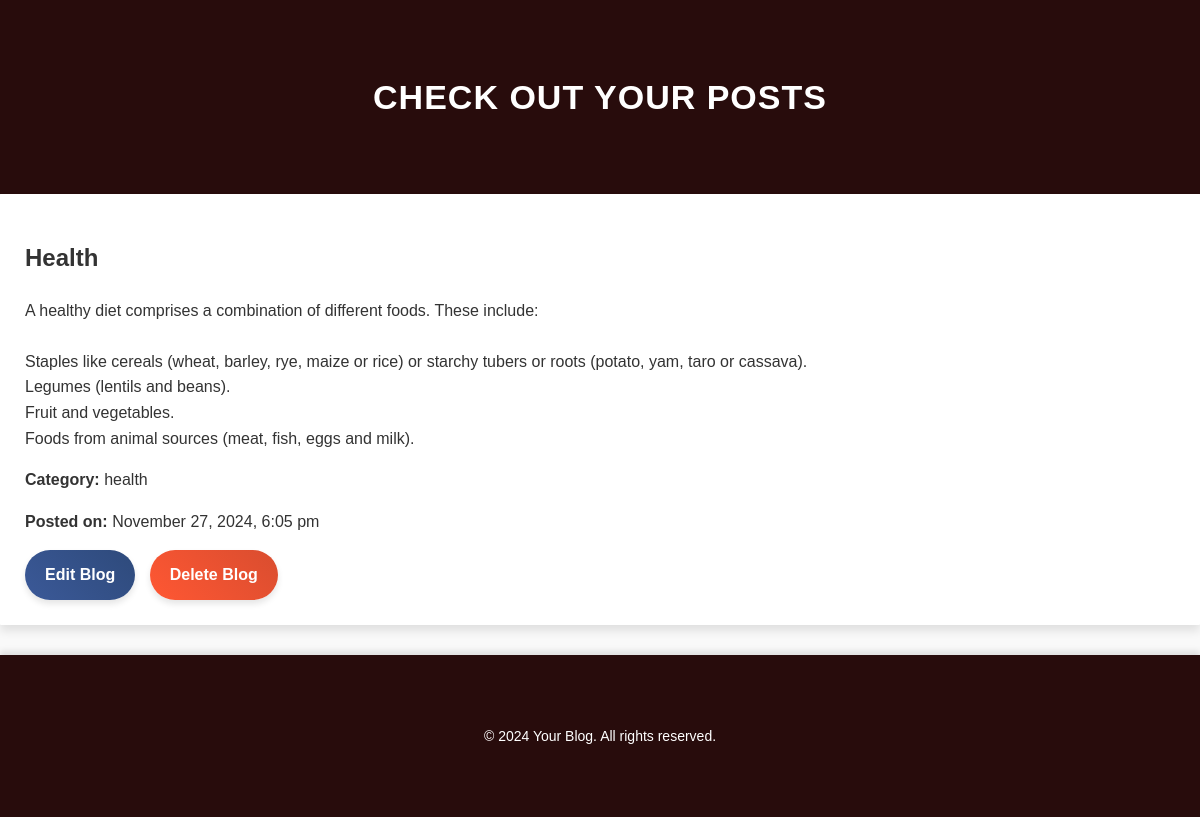
Screenshot of /php/view.php?id=29 (signed in) with the database file from the repository.
### tables this page shows
CREATE TABLE `blogs` (
  `id` int(11) NOT NULL,
  `title` varchar(255) NOT NULL,
  `content` text NOT NULL,
  `image` varchar(255) DEFAULT NULL,
  `author_id` int(11) NOT NULL,
  `created_at` timestamp NOT NULL DEFAULT current_timestamp(),
  `category` varchar(50) NOT NULL
);

### php/view.php (the view, shortened to what this page needs)
<?php
include('connect.php');
if (isset($_GET['id'])) {
    $id = $_GET['id'];
    $sql = "SELECT * FROM blogs WHERE id = ?";
    $stmt = $conn->prepare($sql);
    $stmt->bind_param("i", $id);
    $stmt->execute();
    $result = $stmt->get_result();
    $blog = $result->fetch_assoc();
} else {
    echo "Invalid blog ID.";
    exit();
}
?>
<link rel="stylesheet" href="../assets/css/view.css">
<header class="page-header">
    <div class="container">
        <h1>Check Out Your Posts</h1>
    </div>
</header>
<main class="dashboard-main">
    <div class="blog-content">
        <h2><?php echo htmlspecialchars($blog['title']); ?></h2>
        <p><?php echo nl2br(htmlspecialchars($blog['content'])); ?></p>
        <p><strong>Category:</strong> <?php echo htmlspecialchars($blog['category']); ?></p>
        <p><strong>Posted on:</strong> <?php echo date("F j, Y, g:i a", strtotime($blog['created_at'])); ?></p>
        <div class="blog-actions">
            <a href="edit_blog.php?id=<?php echo $blog['id']; ?>" class="btn-edit">Edit Blog</a>
            <a href="delete_blog.php?id=<?php echo $blog['id']; ?>" class="btn-delete" onclick="return confirm('Are you sure you want to delete this blog?');">Delete Blog</a>
        </div>
    </div>
</main>
<footer class="page-footer">
    <div class="container">
        <p>&copy; 2024 Your Blog. All rights reserved.</p>
    </div>
</footer>

### assets/css/view.css (style rules this page uses)
.container { max-width: 900px; margin: 30px auto; padding: 20px; }
.page-header { background-color: #280c0c; color: #fff; text-align: center; padding: 20px 0; box-shadow: 0 4px 6px rgba(0, 0, 0, 0.1); }
.page-header h1 { margin: 0; font-size: 34px; letter-spacing: 1px; text-transform: uppercase; }
.blog-content { padding: 25px; background-color: #fff; border-radius: 1px; box-shadow: 0 6px 10px rgba(0, 0, 0, 0.1); margin-bottom: 30px; transition: transform 0.3s ease-in-out; }
.blog-actions .btn-edit, .blog-actions .btn-delete { display: inline-block; padding: 12px 20px; margin-right: 10px; font-size: 16px; font-weight: 600; text-decoration: none; color: #fff; border-radius: 25px; transition: all 0.3s ease-in-out; box-shadow: 0 4px 6px rgba(0, 0, 0, 0.1); cursor: pointer; }
.blog-actions .btn-edit { background: linear-gradient(45deg, #3B5998, #2E4A7B); }
.blog-actions .btn-delete { background: linear-gradient(45deg, #FF5733, #D94D2F); }
.page-footer { background-color: #280c0c; color: #fff; padding: 20px; text-align: center; margin-top: 20px; box-shadow: 0 -4px 6px rgba(0, 0, 0, 0.1); }
.page-footer p { font-size: 14px; margin: 0; }

### rows the page displays
blogs: title "Health", content "A healthy diet comprises a combination of different foods. These include: Staples like cereals (wheat, barley, rye, maize or rice) or starchy tubers or roots (potato, yam, taro or cassava). Legumes (lentils and beans). Fruit and vegetables. Foods from animal sources (meat, fish, eggs and milk).", category "health", created_at "November 27, 2024, 6:05 pm"
